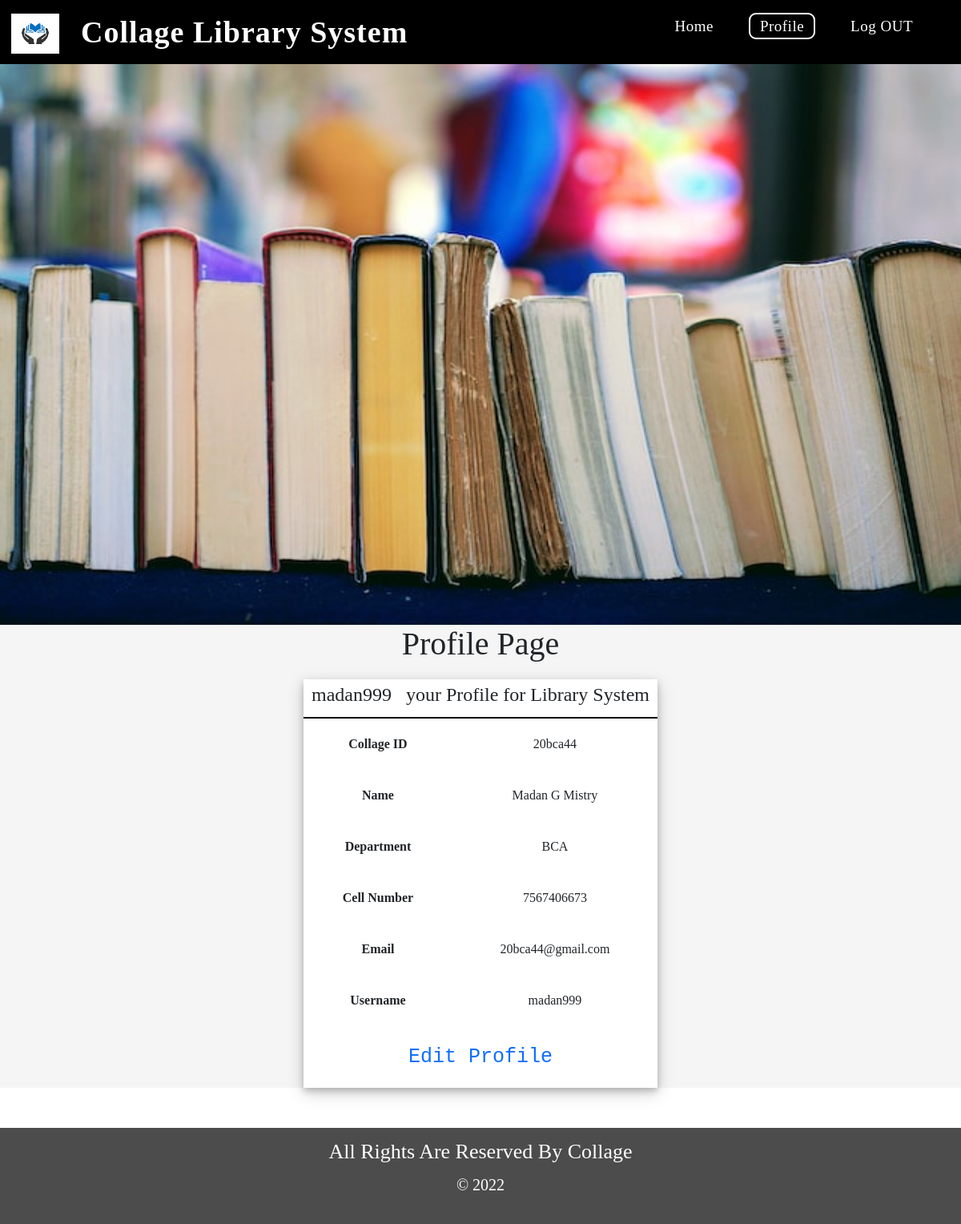
/profilepage.php (signed in), run on the app's committed database.
### tables this page shows
CREATE TABLE IF NOT EXISTS `lib_register_mst` (
  `id` int(4) NOT NULL AUTO_INCREMENT,
  `collage_id` varchar(8) NOT NULL,
  `student_name` varchar(30) NOT NULL,
  `department` varchar(10) NOT NULL,
  `cell_number` bigint(10) NOT NULL,
  `email` varchar(25) NOT NULL,
  `username` varchar(15) NOT NULL,
  `password` varchar(100) NOT NULL,
  PRIMARY KEY (`id`),
  UNIQUE KEY `collage_id` (`collage_id`)
);

### profilepage.php (the view, shortened to what this page needs)
<?php
  include ('connection.php');
  $user=$_SESSION['username'];
    $userdata=mysqli_query($con,"select collage_id,student_name,department,cell_number,email,username from lib_register_mst where username='$user'");
    $row=mysqli_fetch_array($userdata);
?>
<!DOCTYPE html>
<html lang="en">
<head>
    <link rel="stylesheet" href="bootstrap.min.css">
    <link rel="stylesheet" href="pagesstyle.css">
</head>
<body>
  <div class="content">
      <div class="header">
          <img src="booklogo.png" height="50px" width="60px"><label>Collage Library System</label>
          <div>
            <a href="homepage.php">Home</a>
            <a href="profilepage.php" class="active">Profile</a>
            <a href="?logout=<?php echo "logged out"; ?>">Log OUT</a>
          </div>
      </div>
    <div class="body">
    <img src="lib1 (2).jpg" height="700px" width="100%">
      <h1>Profile Page</h1>
      <div class="profile">
            <div class="profile-data">
                <div class="title">
                    <h4><?php echo $user;?> &nbsp; your Profile for Library System</h4>
                </div>
                    <table>
                      <tr>
                        <th>Collage ID </th><td><?php echo $row['collage_id'];?></td>
                      </tr>
                      <tr>
                        <th>Name </th><td><?php echo $row['student_name'];?></td>
                      </tr>
                      <tr>
                        <th>Department </th><td><?php echo $row['department'];?></td>
                      </tr>
                      <tr>
                        <th>Cell Number </th><td><?php echo $row['cell_number'];?></td>
                      </tr>
                      <tr>
                        <th>Email </th><td><?php echo $row['email'];?></td>
                      </tr>
                      <tr>
                        <th>Username </th><td><?php echo $row['username'];?></td>
                      </tr>
                      <tr>
                        <td colspan="2"><a href="edit_profile.php">Edit Profile</a></td>
                      </tr>
                    </table>
            </div>
      </div>
    </div>
    <div class="footer">
      <label>All Rights Are Reserved By Collage</label>
      <h4>&copy; 2022</h4>
    </div>
  </div>
</body>
</html>

### pagesstyle.css (style rules this page uses)
* { font-family: 'Times New Roman', Times, serif; margin: 0; padding: 0; }
.content { position: initial; width: 100%; height: auto; }
.content .header { position: initial; width: 100%; background: black; height: 10vh; }
.content .header img { position: relative; margin-left: 14px; margin-bottom: 14px; }
.content .header label { color: white; font-size: 38px; font-weight: bold; letter-spacing: 1px; padding: 12px 27px; }
.content .header div { right: 19px; margin: 19px 40px; float: right; }
.content .header div a { text-decoration: none; font-size: 19px; letter-spacing: 0.5px; margin: 10px 20px; color: white; }
.content .body { position:initial; margin-left: auto; margin-right: auto; text-align: center; align-items: center; justify-content: center; height:auto; width: 100%; background: whitesmoke; }
.content .body img { margin-left: auto; margin-right: auto; }
.title { position: relative; text-align: center; align-items: center; justify-content: space-around; padding: 5px 10px; border-bottom: 2px solid black; }
td { padding: 20px 20px; text-align: center; align-items: center; justify-content: center; }
.content .profile { position: relative; min-height: auto; justify-content: space-around; align-items: flex-start; text-align: center; display: flex; margin-top: 20px; margin-bottom: 50px; }
.content .profile .profile-data { min-height: auto; background: white; box-shadow: 0 4px 8px 0 rgba(0,0,0,0.2),0 6px 20px 0 rgba(0,0,0,0.19); display: flex; flex-direction: column; }
.content .profile table { text-align: center; flex-wrap: wrap; justify-content: space-evenly; }
.content .profile table tr td a { text-decoration: none; font-family: monospace; font-size: 25px; }
.content .profile table th { padding:10px 20px; }
.content .footer { position: initial; background: rgba(0, 0, 0, 0.70); height: 15vh; text-align: center; margin-left: auto; margin-right: auto; align-items: center; justify-content: center; }
.content .footer label { margin: 10px 0; font-size: 26px; font-family: Cambria, Cochin, Georgia, Times, 'Times New Roman', serif; color: white; }
.content .footer h4 { font-size: 20px; font-family: Cambria, Cochin, Georgia, Times, 'Times New Roman', serif; color: white; }
.active { border:2px solid white; padding: 4px 12px; border-radius: 9px; }

### data on the page
lib_register_mst: collage "20bca44", student_name "Madan G Mistry", department "BCA", cell_number "7567406673", email "20bca44@gmail.com", username "madan999"

### other printed values
$user "madan999"
